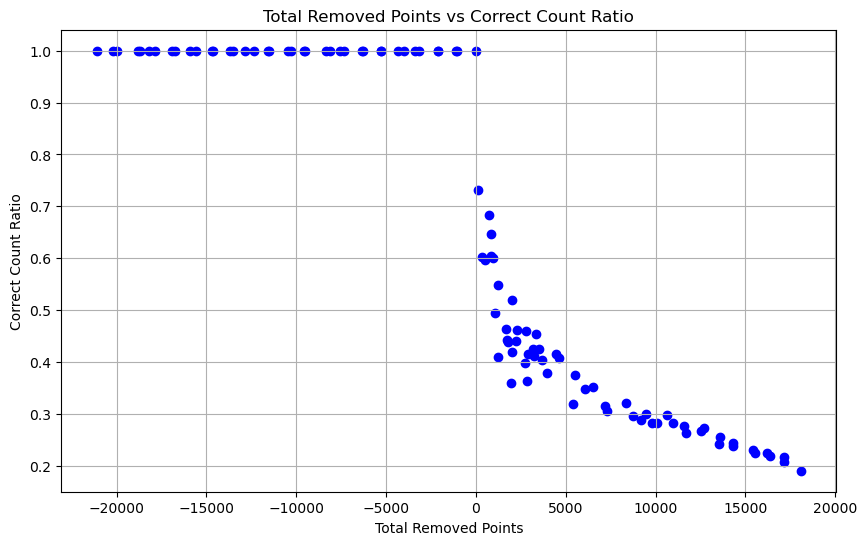

This figure's Python source:
import matplotlib.pyplot as plt
import numpy as np
from sklearn.linear_model import LinearRegression
from sklearn.preprocessing import PolynomialFeatures


# evaluation of noise result
def parse_rigidbody_data(rigidbody_path):
    with open(rigidbody_path, 'r') as trans_file:
        rigidbody_data = trans_file.read().split(sep='\n')
    # print('Transformation Data:', rigidbody_data)

    in_transformation_block = False
    in_solution_block = False
    rb_trans_dict = {}
    for line in rigidbody_data[:]:
        if line.startswith('stamp:'):
            key = line
            rb_trans_dict[key] = {"trans":{},"solution":{}}	
            in_transformation_block = False
        elif line.startswith('solution:'):
            in_solution_block = True
        elif line.startswith('transformation:'):
            in_transformation_block = True
            in_solution_block = False
        elif in_solution_block:
            if line:
                # print("line",line)
                index, values = line.split(': ', 1)
                rb_trans_dict[key]["solution"][int(index)] =np.array(list(map(int, values.split())))  #list(map(int, values.split()))

        elif in_transformation_block:
            # print("line",line)
            if line:
                index, values = line.split(': ', 1)
                # rb_trans_dict[key]["trans"][int(index)] = list(map(float, values.split()))  
                rb_trans_dict[key]["trans"][int(index)] =np.array(list(map(lambda x: round(float(x), 4), values.split())))  #list(map(lambda x: round(float(x), 4), values.split()))

    # print('rb_trans_dict',rb_trans_dict)
    return rb_trans_dict
    
if __name__ == '__main__':
    # root_path = 'data/output_remove'
    # root_path = 'data/output_add_point'
    # root_path = 'data/output_test_remove_add'
    root_path = './data/output_add_remove_1208'

    noise_info_file_name  = 'noise_info.txt'
    noise_info_path = f'{root_path}/{noise_info_file_name}'


    with open(noise_info_path, 'r') as noise_info_file:
        noise_info  = noise_info_file.read().split(sep='\n')
    # print('noise_info',noise_info)

    noise_res_info_dict = {}
    # key = ''
    ground_truth_name = 0
    for item in noise_info:
        if item.endswith(':'):
            key = item[:-1]
            noise_res_info_dict[key] = []
        elif "pick_probability" in item:
            # noise_res_info_dict[key].append(item[:-1])
            key_value = item.split(': ')
            if len(key_value) < 2:
                print('len(key_value) < 2',key_value)
                continue
            noise_res_info_dict[key].append([key_value[0], float(key_value[1])]) 
        elif "total_removed_points" in item:
            key_value = item.split(': ')
            if len(key_value) < 2:
                print('len(key_value) < 2',key_value)
                continue
            noise_res_info_dict[key].append([key_value[0], int(key_value[1])]) 
            if int(key_value[1]) == 0:
                ground_truth_name = key
                print("Key with value 0:", ground_truth_name)    

    # print('noise_res_info_dict',noise_res_info_dict)
    # quit()

    if ground_truth_name == 0:
        print('!!cannot find the ground_truth point cloud!!')
        quit()
    # parse gt transformations
    # gt_path = f'{root_path}/{ground_truth_name}.txt'
    gt_path = f'{ground_truth_name}.txt'
    gt_trans_dict = parse_rigidbody_data(gt_path)
    # print('gt_trans_dict',gt_trans_dict)

    # th = [0.0001 for _ in range(6)]

    result_dict = {}

    for file_name, file_info in noise_res_info_dict.items():
        noise_path =  f'{file_name}.txt'
        noise_trans_dict = parse_rigidbody_data(noise_path)
        correct_count = 0
        incorrect_count = 0

        for rb_key, gt_value in gt_trans_dict.items():
            gt_trans = gt_value.get("trans")
            noise_trans = noise_trans_dict.get(rb_key, {}).get("trans", {})
            

            for rb, gt_t in gt_trans.items():
                noise_t = noise_trans.get(rb)
                # if (P.solution.empty()) nothing saved maybe also saved the stamp and empty solution
                if noise_t is None:  # TODO each time is like skip one frame,   noise_trans {}
                    # print('----------')
                    # print('noise_path',noise_path)
                    # print('rb_key',rb_key)
                    # print('noise_trans',noise_trans)
                    # print('gt_trans',gt_trans)
                    # print('noise_t is None,rb',rb)
                    incorrect_count += 1
                    continue

                noise_solution_keys = noise_trans_dict[rb_key]['solution'].keys()
                if rb not in noise_solution_keys:
                    # print('rb not in noise_solution_keys',rb,noise_solution_keys)
                    incorrect_count += 1
                    continue                    
                
                # difference = [abs(gt - noise) for gt, noise in zip(gt_t, noise_t)]
                # if all(diff >= 0.0005 for diff in difference):
                difference = np.abs(gt_t - noise_t)
                if np.all(difference >= 0.0005):
                    incorrect_count += 1
                    # print(f"Difference: {difference}")
                    # print(f"Noise transformation is incorrect for rb: {rb}")
                    # print(f"GT Trans: {gt_trans}")
                    # print(f"Noise Trans: {noise_trans}")
                else:
                    correct_count += 1
        result_dict[file_name] = {}
        result_dict[file_name]["count"] = [correct_count, incorrect_count]
        result_dict[file_name]['info'] = file_info
        x = file_info[0][1]
        y = correct_count/(correct_count + incorrect_count)
        result_dict[file_name]['plot'] = [x,y]


    # print('Noise Dictionary:', noise_res_info_dict)
    print('Result Dictionary:', result_dict)


    total_list = [data['count'][0] + data['count'][1] for data in result_dict.values()]
    print('Total Count:', total_list)

    # Extracting x and y values from result_dict
    x_values = []
    y_values = []

    for file_name, data in result_dict.items():
        plot_data = data['plot']
        x_values.append(plot_data[0])
        y_values.append(plot_data[1])

    # print('x_values',x_values)
    # print('y_values',y_values)

    # only points plot
    plt.figure(figsize=(10, 6))
    plt.scatter(x_values, y_values, color='blue')

    # Adding labels and title
    plt.xlabel('Total Removed Points')
    plt.ylabel('Correct Count Ratio')
    plt.title('Total Removed Points vs Correct Count Ratio')

    # Show the plot
    plt.grid(True)
    # plt.show() 
    save_path = './script/noise/evaluate_noise.png'
    plt.savefig(save_path, bbox_inches='tight')


    # # linear fit
    # x_values = np.array(x_values).reshape(-1, 1)  # Reshape for sklearn
    # y_values = np.array(y_values)

    # # Creating and fitting the linear regression model
    # model = LinearRegression()
    # model.fit(x_values, y_values)

    # # Predicting y values for the fitted line
    # y_pred = model.predict(x_values)

    # # Creating the plot
    # plt.figure(figsize=(10, 6))
    # plt.scatter(x_values, y_values, color='blue', label='Data points')
    # plt.plot(x_values, y_pred, color='red', label='Fitted line')

    # # Adding labels and title
    # plt.xlabel('Total Removed Points')
    # plt.ylabel('Correct Count Ratio')
    # plt.title('Total Removed Points vs Correct Count Ratio')
    # plt.legend()

    # # Show the plot
    # plt.grid(True)
    # plt.show()




    # # polynomial fit
    # x_values = np.array(x_values).reshape(-1, 1)  # Reshape for sklearn
    # y_values = np.array(y_values)

    # # Degree of the polynomial
    # degree = 2  # You can change the degree to fit more complex curves

    # # Creating polynomial features
    # poly_features = PolynomialFeatures(degree=degree)
    # x_poly = poly_features.fit_transform(x_values)

    # # Creating and fitting the polynomial regression model
    # model = LinearRegression()
    # model.fit(x_poly, y_values)

    # # Predicting y values for the fitted polynomial curve
    # y_poly_pred = model.predict(x_poly)

    # # Creating the plot
    # plt.figure(figsize=(10, 6))
    # plt.scatter(x_values, y_values, color='blue', label='Data points')
    # plt.plot(x_values, y_poly_pred, color='red', label=f'Polynomial degree {degree}')

    # # Adding labels and title
    # plt.xlabel('Total Removed Points')
    # plt.ylabel('Correct Count Ratio')
    # plt.title('Total Removed Points vs Correct Count Ratio')
    # plt.legend()

    # # Show the plot
    # plt.grid(True)
    # plt.show()













